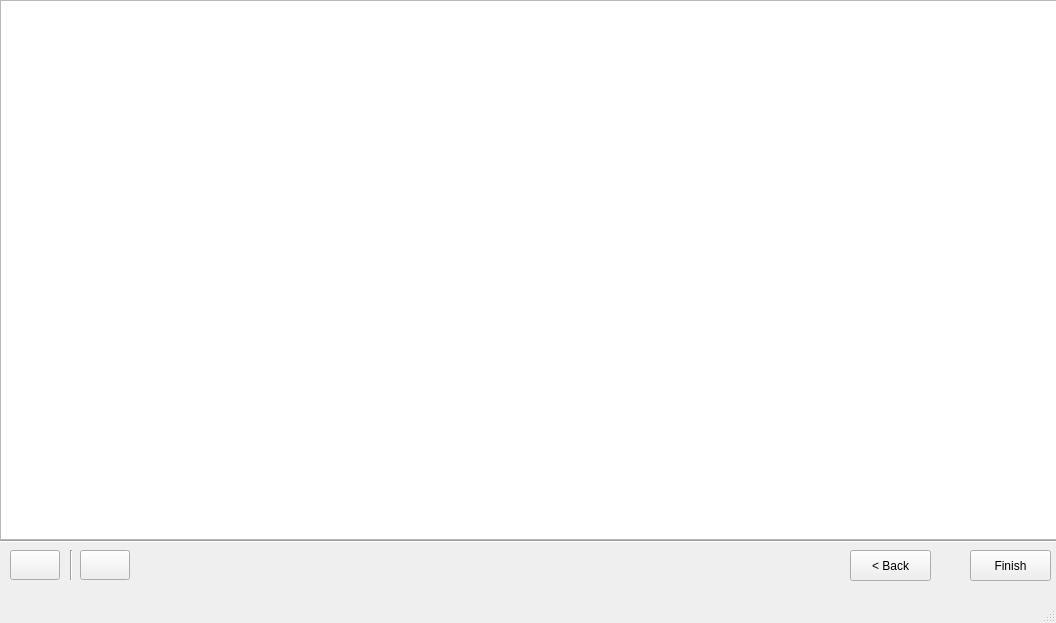
<?xml version="1.0" encoding="UTF-8"?>
<ui version="4.0">
 <class>MainWindow</class>
 <widget class="QMainWindow" name="MainWindow">
  <property name="geometry">
   <rect>
    <x>0</x>
    <y>0</y>
    <width>1056</width>
    <height>623</height>
   </rect>
  </property>
  <property name="windowTitle">
   <string>MainWindow</string>
  </property>
  <widget class="QWidget" name="centralwidget">
   <widget class="QGraphicsView" name="graphicsView">
    <property name="geometry">
     <rect>
      <x>0</x>
      <y>0</y>
      <width>1060</width>
      <height>540</height>
     </rect>
    </property>
   </widget>
   <widget class="QPushButton" name="pushButton">
    <property name="geometry">
     <rect>
      <x>850</x>
      <y>550</y>
      <width>81</width>
      <height>31</height>
     </rect>
    </property>
    <property name="text">
     <string>&lt; Back</string>
    </property>
   </widget>
   <widget class="QPushButton" name="pushButton_2">
    <property name="geometry">
     <rect>
      <x>970</x>
      <y>550</y>
      <width>81</width>
      <height>31</height>
     </rect>
    </property>
    <property name="text">
     <string>Finish</string>
    </property>
   </widget>
   <widget class="Line" name="line">
    <property name="geometry">
     <rect>
      <x>0</x>
      <y>540</y>
      <width>1060</width>
      <height>3</height>
     </rect>
    </property>
    <property name="orientation">
     <enum>Qt::Horizontal</enum>
    </property>
   </widget>
   <widget class="Line" name="line_3">
    <property name="geometry">
     <rect>
      <x>70</x>
      <y>550</y>
      <width>3</width>
      <height>30</height>
     </rect>
    </property>
    <property name="orientation">
     <enum>Qt::Vertical</enum>
    </property>
   </widget>
   <widget class="QPushButton" name="MoreButton">
    <property name="geometry">
     <rect>
      <x>80</x>
      <y>550</y>
      <width>50</width>
      <height>30</height>
     </rect>
    </property>
    <property name="styleSheet">
     <string notr="true">font: 75 10pt &quot;MS Shell Dlg 2&quot;;
color: rgb(0, 0, 255);</string>
    </property>
    <property name="text">
     <string/>
    </property>
    <property name="icon">
     <iconset resource="MoreInfoIcon.qrc">
      <normaloff>:/Images/MoreInfo.png</normaloff>:/Images/MoreInfo.png</iconset>
    </property>
    <property name="iconSize">
     <size>
      <width>25</width>
      <height>25</height>
     </size>
    </property>
   </widget>
   <widget class="QPushButton" name="HelpButton">
    <property name="geometry">
     <rect>
      <x>10</x>
      <y>550</y>
      <width>50</width>
      <height>30</height>
     </rect>
    </property>
    <property name="styleSheet">
     <string notr="true">font: 75 11pt &quot;MS Shell Dlg 2&quot;;
color: rgb(85, 0, 127);</string>
    </property>
    <property name="text">
     <string/>
    </property>
    <property name="icon">
     <iconset resource="HelpIcon.qrc">
      <normaloff>:/Images/Help.png</normaloff>:/Images/Help.png</iconset>
    </property>
    <property name="iconSize">
     <size>
      <width>44</width>
      <height>26</height>
     </size>
    </property>
   </widget>
  </widget>
  <widget class="QMenuBar" name="menubar">
   <property name="geometry">
    <rect>
     <x>0</x>
     <y>0</y>
     <width>1056</width>
     <height>21</height>
    </rect>
   </property>
  </widget>
  <widget class="QStatusBar" name="statusbar"/>
 </widget>
 <resources>
  <include location="MoreInfoIcon.qrc"/>
  <include location="HelpIcon.qrc"/>
 </resources>
 <connections/>
</ui>
